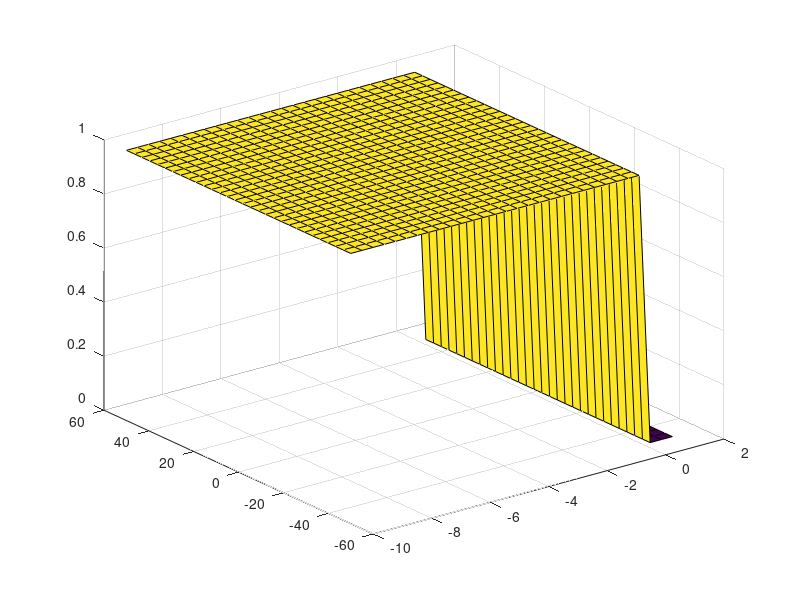

Recreate this plot in MATLAB.
ndiv = 30;

x = linspace(-10,1,ndiv);
y = linspace(-50,50,ndiv);
[X,Y]=meshgrid(x,y);
z = abs(exp(X+1i.*Y));
Z = double(z<1);

surf(X,Y,Z)